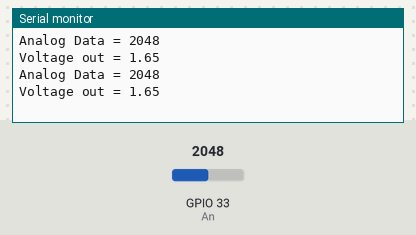
This sketch was run on a simulated ESP32. On the bench: the last lines printed to the serial monitor. Inputs (shaded band) come from the test bench; at power-on: GPIO 33 (An) = 2048.

Above: at 3.8 s.
3.9 s: GPIO 33 (An) set to 1938
At 7.5 s:
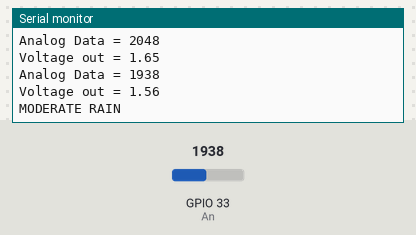
10.5 s: GPIO 33 (An) set to 960
At 13.3 s:
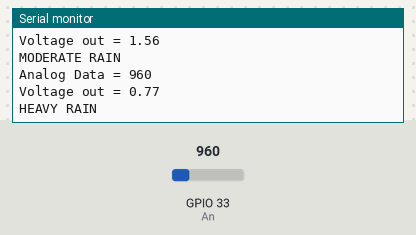
16.5 s: GPIO 33 (An) set to 3440
At 19.1 s:
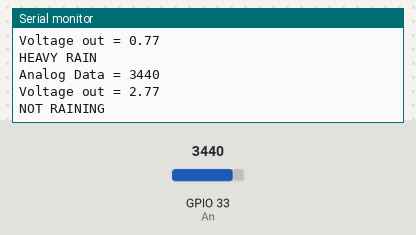
Timing chart, 0 to 20.6 s (numbered marks = the images above; inputs shaded):
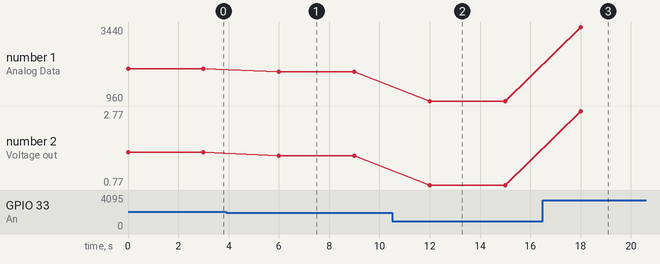

The sketch:

sketch_jul16c_Rain_Sensor__With_Conditions.ino
```cpp
//Raindrop sensor and buzzer
 #define An 33
void setup() {
  // put your setup code here, to run once:
Serial.begin(9600);
}
int An_data = 0;
float Vrout = 0;
void loop() {
  // put your main code here, to run repeatedly:
An_data = analogRead(An);
Serial.print("Analog Data = ");
Serial.println(An_data);
Vrout = ((3.3*An_data)/4096);
Serial.print("Voltage out = ");
Serial.println(Vrout);

  if (An_data >= 3400)
  {
    Serial.println("NOT RAINING");
  }
  else if (An_data > 1000 && An_data < 2000)
  {
    Serial.println("MODERATE RAIN");
  }
  else if (An_data < 1000)
  {
    Serial.println("HEAVY RAIN");
  }

  delay(3000);
}
```

Measured:
- the behaviour switches between 2000 and 1999 on GPIO 33 (An) (found by bisection; images 0 and 1)
- after the input at 3.9 s, the serial monitor: prints a new line after 2.1 s (image 1)
- after the input at 10.5 s, the serial monitor: prints a new line after 1.5 s (image 2)
- after the input at 16.5 s, the serial monitor: prints a new line after 1.5 s (image 3)
- plotted number 1: 2048 → 1938 after the input at 3.9 s, 1938 → 960 after the input at 10.5 s, 960 → 3440 after the input at 16.5 s
- plotted number 2: 1.65 → 1.56 after the input at 3.9 s, 1.56 → 0.77 after the input at 10.5 s, 0.77 → 2.77 after the input at 16.5 s
